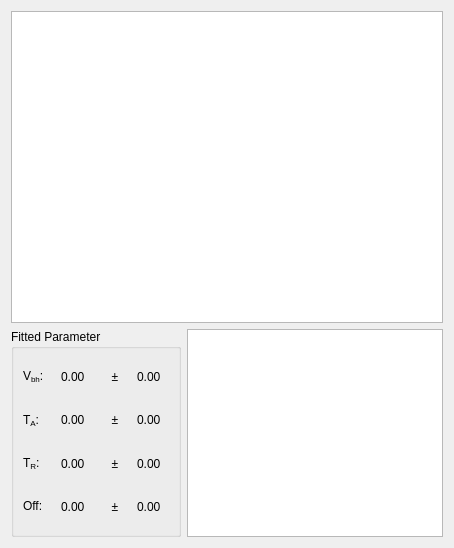
<?xml version="1.0" encoding="UTF-8"?>
<ui version="4.0">
 <class>beesfit</class>
 <widget class="QWidget" name="beesfit">
  <property name="geometry">
   <rect>
    <x>0</x>
    <y>0</y>
    <width>454</width>
    <height>548</height>
   </rect>
  </property>
  <property name="windowTitle">
   <string>Form</string>
  </property>
  <layout class="QVBoxLayout" name="verticalLayout_2" stretch="3,2">
   <item>
    <widget class="PlotWidget" name="bees_graph">
     <property name="sizePolicy">
      <sizepolicy hsizetype="Expanding" vsizetype="Expanding">
       <horstretch>0</horstretch>
       <verstretch>0</verstretch>
      </sizepolicy>
     </property>
    </widget>
   </item>
   <item>
    <layout class="QHBoxLayout" name="horizontalLayout_5" stretch="2,3">
     <item>
      <widget class="QGroupBox" name="groupBox">
       <property name="sizePolicy">
        <sizepolicy hsizetype="Preferred" vsizetype="Preferred">
         <horstretch>0</horstretch>
         <verstretch>0</verstretch>
        </sizepolicy>
       </property>
       <property name="title">
        <string>Fitted Parameter</string>
       </property>
       <layout class="QVBoxLayout" name="verticalLayout">
        <item>
         <layout class="QHBoxLayout" name="horizontalLayout">
          <item>
           <widget class="QLabel" name="label">
            <property name="text">
             <string>&lt;html&gt;&lt;head/&gt;&lt;body&gt;&lt;p&gt;V&lt;span style=&quot; vertical-align:sub;&quot;&gt;bh&lt;/span&gt;:&lt;/p&gt;&lt;/body&gt;&lt;/html&gt;</string>
            </property>
           </widget>
          </item>
          <item>
           <widget class="QLabel" name="bh">
            <property name="lineWidth">
             <number>1</number>
            </property>
            <property name="text">
             <string>0.00</string>
            </property>
           </widget>
          </item>
          <item>
           <widget class="QLabel" name="label_3">
            <property name="enabled">
             <bool>true</bool>
            </property>
            <property name="text">
             <string>±</string>
            </property>
            <property name="alignment">
             <set>Qt::AlignCenter</set>
            </property>
           </widget>
          </item>
          <item>
           <widget class="QLabel" name="bh_err">
            <property name="text">
             <string>0.00</string>
            </property>
           </widget>
          </item>
         </layout>
        </item>
        <item>
         <layout class="QHBoxLayout" name="horizontalLayout_2">
          <item>
           <widget class="QLabel" name="label_5">
            <property name="text">
             <string>&lt;html&gt;&lt;head/&gt;&lt;body&gt;&lt;p&gt;T&lt;span style=&quot; vertical-align:sub;&quot;&gt;A&lt;/span&gt;:&lt;/p&gt;&lt;/body&gt;&lt;/html&gt;</string>
            </property>
           </widget>
          </item>
          <item>
           <widget class="QLabel" name="ta">
            <property name="lineWidth">
             <number>1</number>
            </property>
            <property name="text">
             <string>0.00</string>
            </property>
           </widget>
          </item>
          <item>
           <widget class="QLabel" name="label_7">
            <property name="enabled">
             <bool>true</bool>
            </property>
            <property name="text">
             <string>±</string>
            </property>
            <property name="alignment">
             <set>Qt::AlignCenter</set>
            </property>
           </widget>
          </item>
          <item>
           <widget class="QLabel" name="ta_err">
            <property name="text">
             <string>0.00</string>
            </property>
           </widget>
          </item>
         </layout>
        </item>
        <item>
         <layout class="QHBoxLayout" name="horizontalLayout_3">
          <item>
           <widget class="QLabel" name="label_9">
            <property name="text">
             <string>&lt;html&gt;&lt;head/&gt;&lt;body&gt;&lt;p&gt;T&lt;span style=&quot; vertical-align:sub;&quot;&gt;R&lt;/span&gt;:&lt;/p&gt;&lt;/body&gt;&lt;/html&gt;</string>
            </property>
           </widget>
          </item>
          <item>
           <widget class="QLabel" name="tr">
            <property name="lineWidth">
             <number>1</number>
            </property>
            <property name="text">
             <string>0.00</string>
            </property>
           </widget>
          </item>
          <item>
           <widget class="QLabel" name="label_11">
            <property name="enabled">
             <bool>true</bool>
            </property>
            <property name="text">
             <string>±</string>
            </property>
            <property name="alignment">
             <set>Qt::AlignCenter</set>
            </property>
           </widget>
          </item>
          <item>
           <widget class="QLabel" name="tr_err">
            <property name="text">
             <string>0.00</string>
            </property>
           </widget>
          </item>
         </layout>
        </item>
        <item>
         <layout class="QHBoxLayout" name="horizontalLayout_4">
          <item>
           <widget class="QLabel" name="label_13">
            <property name="text">
             <string>&lt;html&gt;&lt;head/&gt;&lt;body&gt;&lt;p&gt;Off:&lt;/p&gt;&lt;/body&gt;&lt;/html&gt;</string>
            </property>
           </widget>
          </item>
          <item>
           <widget class="QLabel" name="off">
            <property name="lineWidth">
             <number>1</number>
            </property>
            <property name="text">
             <string>0.00</string>
            </property>
           </widget>
          </item>
          <item>
           <widget class="QLabel" name="label_15">
            <property name="enabled">
             <bool>true</bool>
            </property>
            <property name="text">
             <string>±</string>
            </property>
            <property name="alignment">
             <set>Qt::AlignCenter</set>
            </property>
           </widget>
          </item>
          <item>
           <widget class="QLabel" name="off_err">
            <property name="text">
             <string>0.00</string>
            </property>
           </widget>
          </item>
         </layout>
        </item>
       </layout>
      </widget>
     </item>
     <item>
      <widget class="PlotWidget" name="i_tunnel_graph">
       <property name="sizePolicy">
        <sizepolicy hsizetype="Expanding" vsizetype="Expanding">
         <horstretch>0</horstretch>
         <verstretch>0</verstretch>
        </sizepolicy>
       </property>
      </widget>
     </item>
    </layout>
   </item>
  </layout>
 </widget>
 <customwidgets>
  <customwidget>
   <class>PlotWidget</class>
   <extends>QGraphicsView</extends>
   <header>pyqtgraph</header>
   <slots>
    <signal>fds()</signal>
   </slots>
  </customwidget>
 </customwidgets>
 <resources/>
 <connections/>
</ui>
